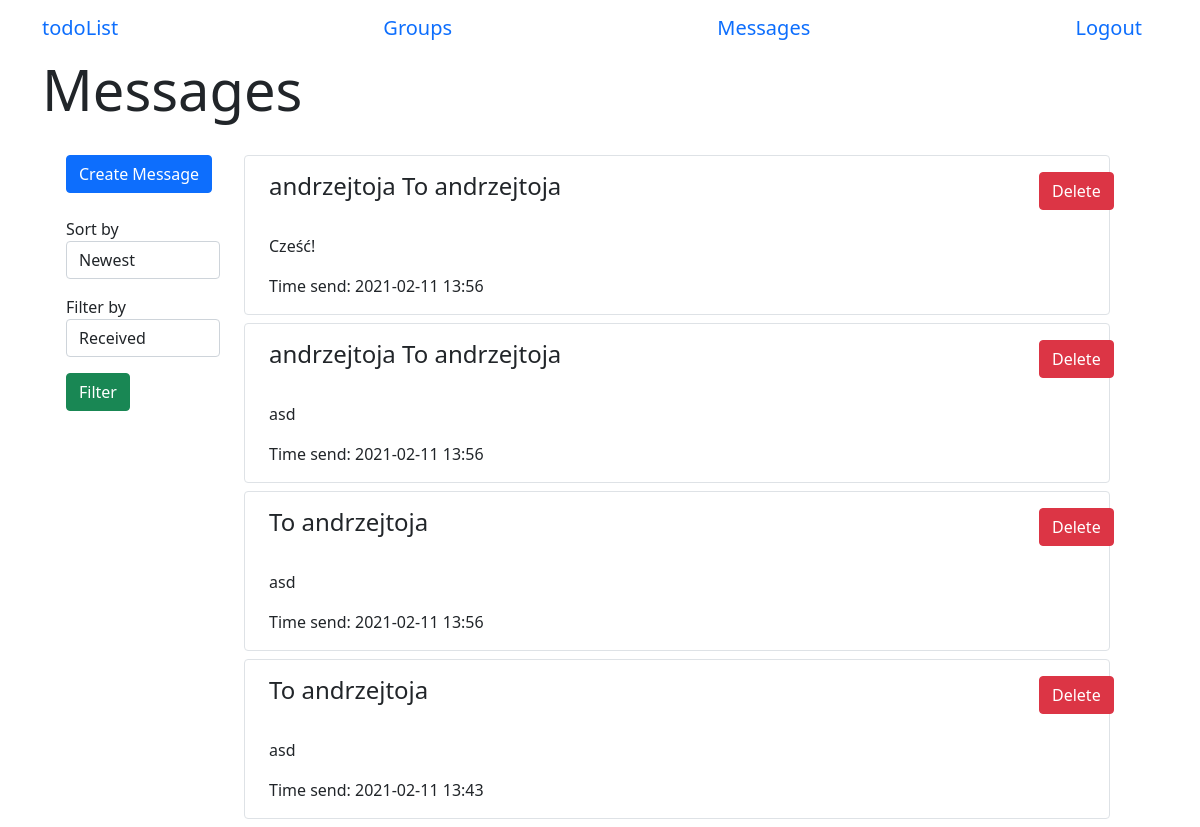
Page /messages (signed in) on the earlier database version.
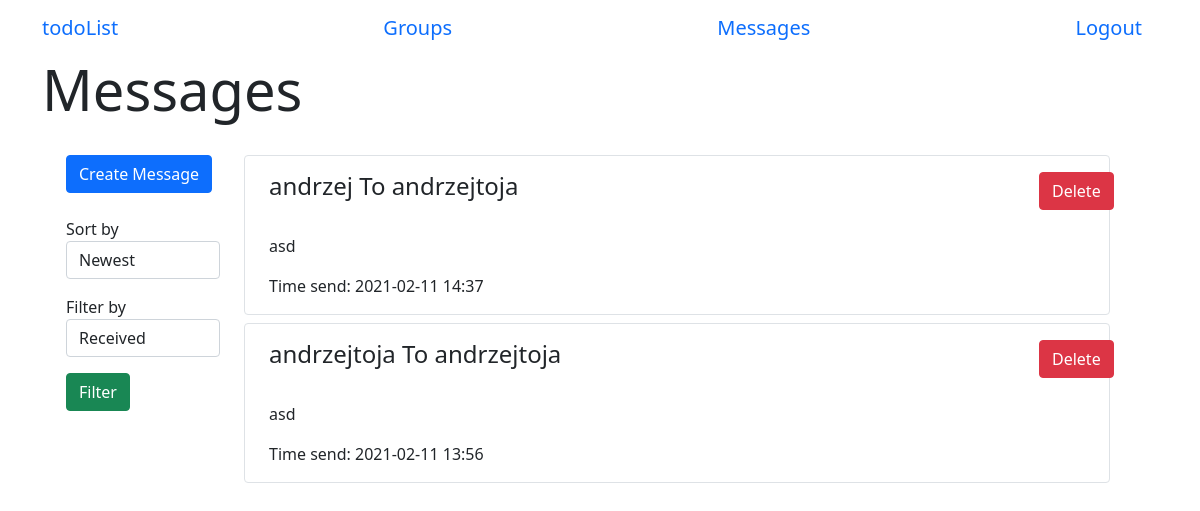
Same page on the later database version.
### app/models.py (models this page shows, shortened)
class Message(db.Model):
    id = db.Column(db.Integer, primary_key=True)
    text = db.Column(db.String(500))
    timestamp = db.Column(db.DateTime, index=True, default=datetime.now())
    sender_id = db.Column(db.Integer, db.ForeignKey('user.id'))
    receiver_id = db.Column(db.Integer, db.ForeignKey('user.id'))

class User(UserMixin, db.Model):
    id = db.Column(db.Integer, primary_key=True)
    username = db.Column(db.String(64), index=True, unique=True)
    email = db.Column(db.String(64), index=True, unique=True)
    password_hash = db.Column(db.String(128))
    tasks = db.relationship('Task', backref='author', lazy='dynamic')
    sent_messages = db.relationship('Message', backref="sender", lazy='dynamic', foreign_keys='Message.sender_id')
    messages = db.relationship('Message', backref="receiver", lazy='dynamic', foreign_keys='Message.receiver_id')
    authenticated = db.Column(db.Boolean, index=True, default=False)
    groups = db.relationship(
        'Group',
        secondary=group_association_table,
        back_populates="users")
    def get_messages(self):
        return Message.query.filter_by(receiver_id=self.id).order_by(Message.timestamp.desc())

### app/routes.py (the view)
@login_required
@app.route('/messages', methods=['GET', 'POST'])
def messages():
    form = MessageFilterForm()
    msg = current_user.get_messages()
    if form.validate_on_submit():
        msg = current_user.get_messages_filtered(form.sort_by.data, form.filter_by.data)
    return render_template('messages.html', form=form, messages=msg)

### app/forms.py
class MessageFilterForm(FlaskForm):
    sort_by = SelectField('Sort by', choices=['Newest', 'Oldest'], validators=[])
    filter_by = SelectField('Filter by', choices=['Received', 'Sent', "All"], validators=[])
    submit = SubmitField('Filter')

### app/models.py (called while the page is built)
@login.user_loader
def load_user(id):
    return User.query.get(int(id))

### app/templates/messages.html (shortened to what this page needs)
{% extends 'base.html' %}
{% block start %}Messages{% endblock %}
{% block body %}
    <div class="container row">
        <div class="container col-2">
            <form class="col-4 form-temp mt-3" action="/create_message">
                <input type="submit" class="btn btn-primary btn-block" value='Create Message'></input>
            </form>
            <form action="" method="POST">
                <div>
                    <p class="mt-4">
                        {{ form.sort_by.label }}
                        {{ form.sort_by(class_="form-control") }}
                    </p>
                    <p>
                        {{ form.filter_by.label }}
                        {{ form.filter_by(class_="form-control") }}
                    </p>
                    <p>
                        {{ form.submit(class_="btn btn-success") }}
                    </p>
                </div>
            </form>
        </div>
        <div class="container col-10 mt-3">
            {% if messages %}
                {% for message in messages %}
                    <div class="container border rounded mb-2">
                        <div class="row mt-3">
                            <h4 class="col-11">{{ message.sender.username }} To {{ message.receiver.username }}</h4>
                            <form class="col-1 form-temp" action={{ "delete_message/" + message.id|string }}>
                                <input type="submit" class="btn btn-danger" value='Delete'></input>
                            </form>
                        </div>
                        <p class="mt-4">
                            {% autoescape false %}
                            {{ message.text }}
                            {% endautoescape %}
                        </p>
                        <p>Time send: {{ message.timestamp.strftime("%Y-%m-%d %H:%M") }}</p>
                    </div>
                {% endfor %}
            {% else %}
                <div class="container m-auto">
                    You have no messages!
                </div>
            {% endif %}
        </div>
    </div>
{% endblock %}

### app/templates/base.html (shortened to what this page needs)
<!DOCTYPE html>
<html lang="en">
<head>
    <link href="{{ url_for('static', filename='css/main.css') }}" rel="stylesheet">
    <link href="https://cdn.jsdelivr.net/npm/bootstrap@5.0.0-beta1/dist/css/bootstrap.min.css" rel="stylesheet">
    <link rel="stylesheet" href="https://cdnjs.cloudflare.com/ajax/libs/font-awesome/5.15.2/css/all.min.css" />
</head>
<body>
    <header class="site-header container">
        <nav class="navbar">
            <a class="navbar-brand" href="/menu">todoList</a>
            {% if current_user.is_authenticated %}
                <a class="navbar-brand" href="/groups">Groups</a>
                <a class="navbar-brand" href="/messages">Messages</a>
                <a class="navbar-brand" href="/logout">Logout</a>
            {% else %}
                <a class="navbar-brand" href="/register">Register</a>
            {% endif %}
        </nav>
    </header>
    <div class="container">
        <div class="page-header">
            <h1 class="display-4">{% block start %}{% endblock %}</h1>
        </div>
        {% block body %}{% endblock %}
    </div>
</body>
</html>

### app/static/css/main.css (style rules this page uses)
* { box-sizing: border-box }
body { font-family: 'Montserrat', sans-serif; overflow-y:scroll; }
.form-temp { display: flex; flex-direction: row; }

Differences in the rows shown:
removed Message: sender.username "andrzejtoja", receiver.username "andrzejtoja", text "Cześć!", timestamp "2021-02-11 13:56"
removed Message: receiver.username "andrzejtoja", text "asd", timestamp "2021-02-11 13:56"
removed Message: receiver.username "andrzejtoja", text "asd", timestamp "2021-02-11 13:43"
added Message: sender.username "andrzej", receiver.username "andrzejtoja", text "asd", timestamp "2021-02-11 14:37"
